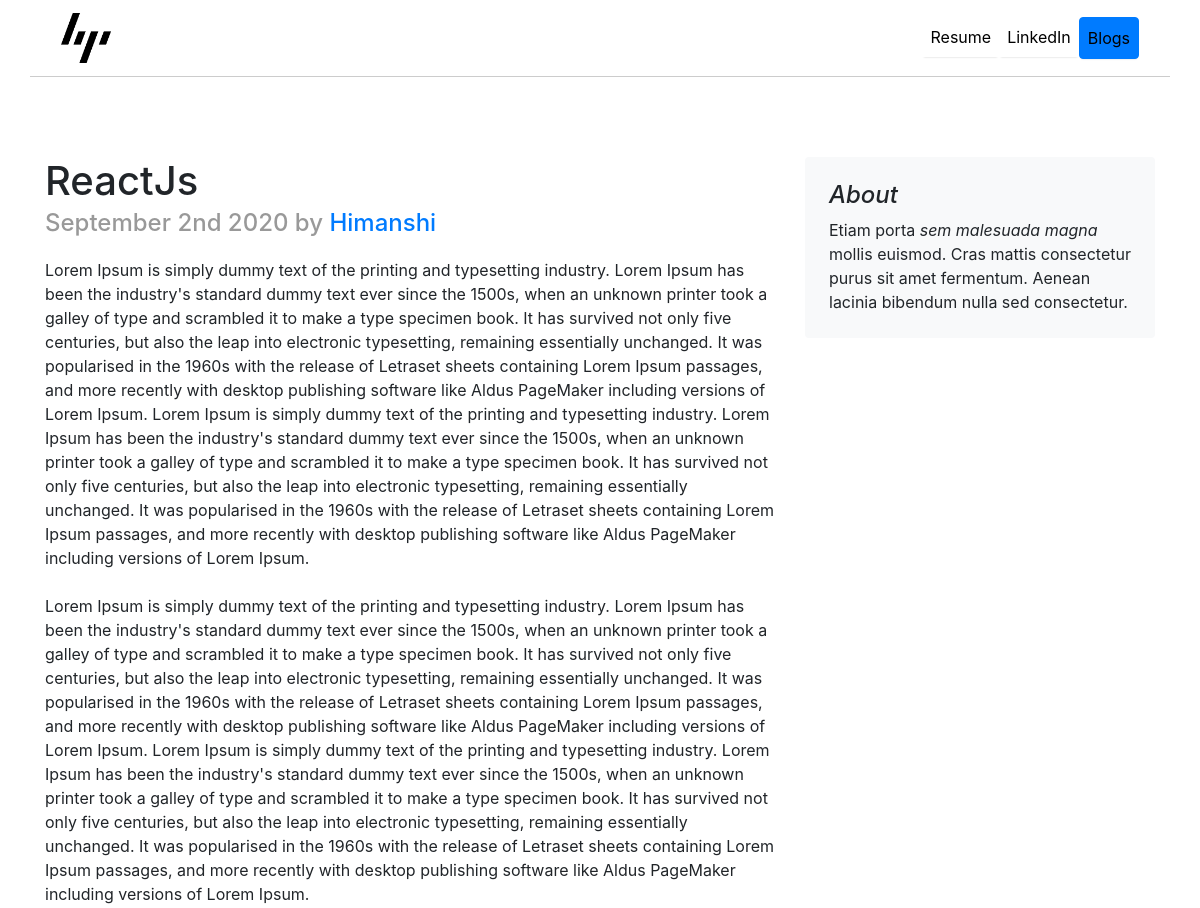
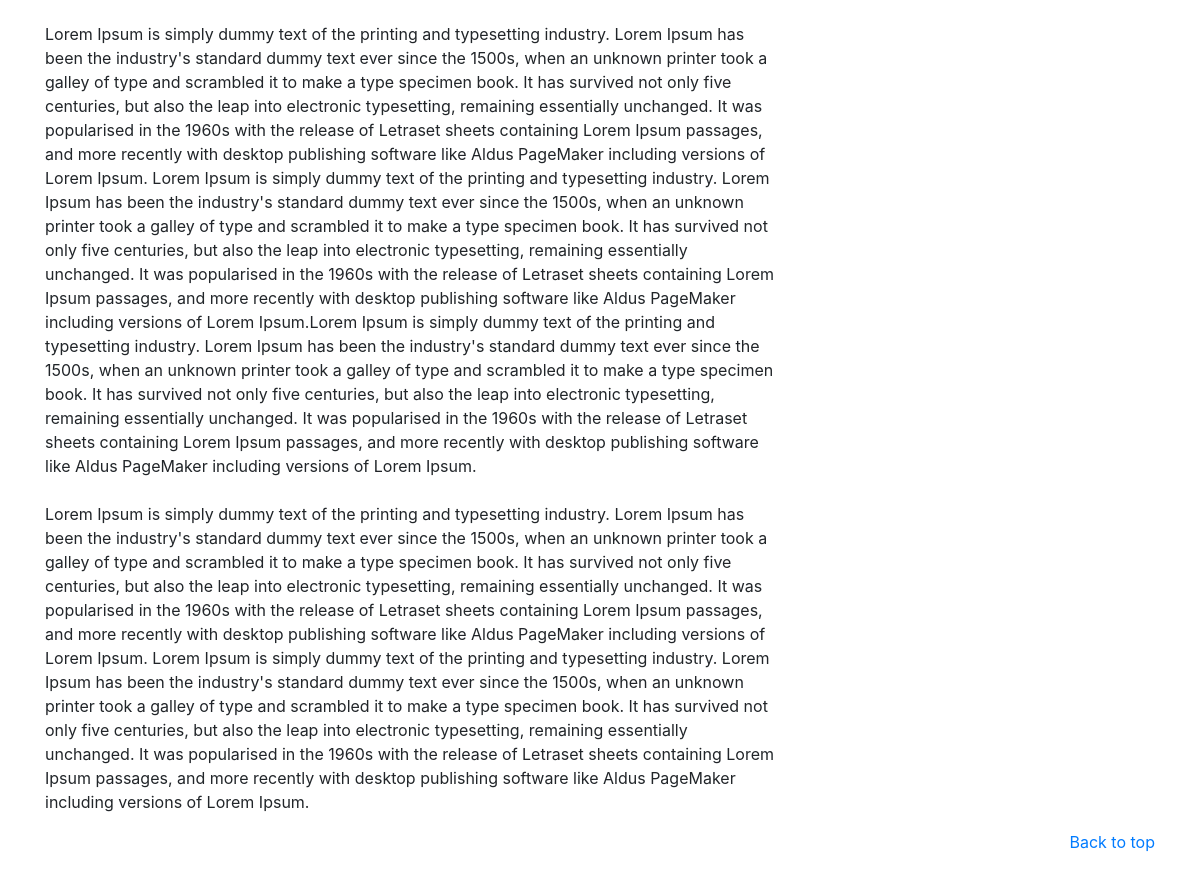
The app's page /blog/2/ with its own data (2 pictures, top to bottom).
### blog/models.py (models this page shows, shortened)
class Blog(models.Model):
    title = models.CharField(max_length=200)
    desc = models.TextField()
    date = models.DateField()
    url = models.URLField(blank = True)

### blog/views.py (the view)
# urls.py: path('<int:blog_id>/',views.detail, name = 'detail'),
def detail(request,blog_id):
    blog = get_object_or_404(Blog, pk= blog_id)
    return render(request,'blog/detail.html',{'blog' : blog})

### blog/templates/blog/detail.html
{% extends 'personal_portfolio/base.html' %}
{% block content %}
    <div class="container" style="margin-top:80px">
        <div class="row">
            <div class="col-md-8">
                <h1 style="margin-bottom: .25rem;font-size: 2.5rem;">{{ blog.title }}</h1>
                <h4 style="margin-bottom: 1.25rem; color: #999;">{{ blog.date|date:'F jS Y' }} by <a href="{% url 'home' %}">Himanshi</a></h4>
                <p>{{ blog.desc|safe }}</p>
            </div>
            <aside class="col-md-4">
                <div class="p-4 mb-3 bg-light rounded">
                    <h4 class="font-italic">About</h4>
                    <p class="mb-0">Etiam porta <em>sem malesuada magna</em> mollis euismod. Cras mattis consectetur purus sit amet fermentum. Aenean lacinia bibendum nulla sed consectetur.</p>
                </div>
            </aside>
        </div>
    </div>
{% endblock %}

### records on screen
Blog: title "ReactJs", date "September 2nd 2020", desc "Lorem Ipsum is simply dummy text of the printing and typesetting industry. Lorem Ipsum has been the industry's standard dummy text ever since the 1500s, when an unknown printer took a galley of type and scrambled it to make a type specimen book. It has survived not only five centuries, but also the leap into electronic typesetting, remaining essentially unchanged. It was popularised in the 1960s with the release of Letraset sheets containing Lorem Ipsum passages, and more recently with desktop publishing software like Aldus PageMaker including versions of Lorem Ipsum. Lorem Ipsum is simply dummy text of the printing and typesetting industry. Lorem Ipsum has been the industry's standard…"
